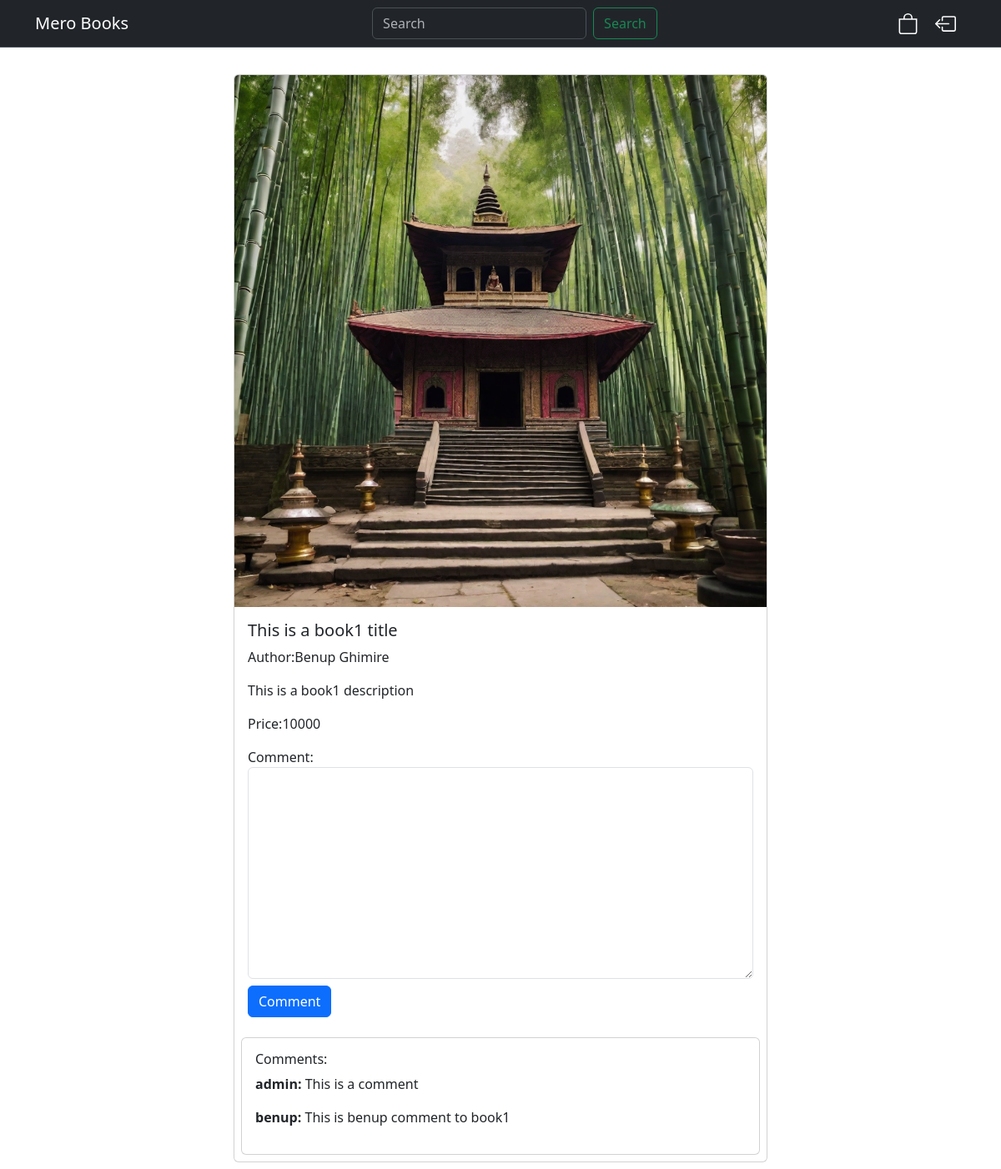
The page /bookdetail/1/ (signed in) on the database its author committed.
### store/models.py (models this page shows, shortened)
class Book(models.Model):
    title=models.CharField(max_length=100)
    author=models.ForeignKey(Author,on_delete=models.CASCADE)
    genre=models.ForeignKey(Genre,on_delete=models.CASCADE)
    price=models.IntegerField()
    description=models.TextField()
    book_image=models.ImageField()

class Author(models.Model):
    name=models.CharField(max_length=50)
    def __str__(self) -> str:
        return self.name

class Comment(models.Model):
    value=models.TextField(blank=False)
    comment_user=models.ForeignKey(User,on_delete=models.CASCADE)
    book=models.ForeignKey(Book,on_delete=models.CASCADE)

### store/views.py (the view, shortened to what this page needs)
# urls.py: path('bookdetail/<int:book_id>/',BookDetail.as_view(),name="bookdetail"),
@method_decorator(login_required(login_url='store:login'),name="dispatch")
class BookDetail(View):
    def get(self,request,book_id):
        book=Book.objects.get(id=book_id)
        comments=Comment.objects.filter(book=book_id)
        return render(request,'store/bookdetail.html',{'book':book,'comments':comments})

### store/customauth.py (called while the page is built)
    def get_user(self, user_id):
        try:
            return User.objects.get(pk=user_id)
        except User.DoesNotExist:
            return None

### store/templates/store/bookdetail.html (shortened to what this page needs)
{% extends 'index.html' %}
{% block content %}
{% include 'storenavbar.html' %}
<div class="container mt-4">
    <div class="row">
        <div class="col d-flex justify-content-center">
            <div class="card my-2 mx-lg-2 mx-md-2" style="width: 40rem;">
                <img src="{{book.book_image.url}}" class="card-img-top" alt="{{book.title}}">
                <div class="card-body">
                <h5 class="card-title">{{book.title}}</h5>
                <p class="card-text">Author:{{book.author}}</p>
                <p class="card-text">{{book.description}}</p>
                <p class="card-text">Price:{{book.price}}</p>
                <form method="post" action="{% url 'store:bookdetail' book.id %}">
                    <label for="comment_id">Comment:</label>
                    <textarea name="comment" id="comment_id" cols="30" rows="10" class="form-control"></textarea>
                    <input type="submit" class="btn btn-primary mt-2" value="Comment">
                </form>
            </div>
            <div class="card my-2 mx-lg-2 mx-md-2 p-3">
                <h6>Comments:</h6>
                {% if comments %}
                    {% for comment in comments %}
                        <p><strong>{{comment.comment_user}}: </strong>{{comment.value}}</p>
                    {% endfor %}
                {% else %}
                    <p>No comments</p>
                {% endif %}
            </div>
        </div>
    </div>
</div>
{% endblock %}

### rows shown on the page
Book: book_image (picture), title "This is a book1 title", author "Benup Ghimire", description "This is a book1 description", price "10000"
Comment: comment_user "admin", value "This is a comment"
Comment: comment_user "benup", value "This is benup comment to book1"
